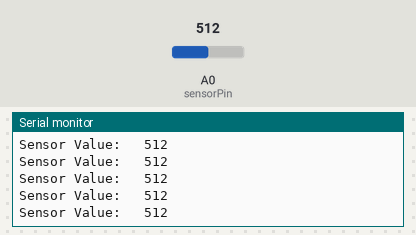
This sketch was run on a simulated Arduino Uno, built with avr-gcc and run on an emulated ATmega328P. On the bench: the last lines printed to the serial monitor. The inputs (shaded band) are chosen by the test bench; at power-on: A0 (sensorPin) = 512.

Above: at 1.2 s.
1.3 s: A0 (sensorPin) set to 716
At 1.31 s:
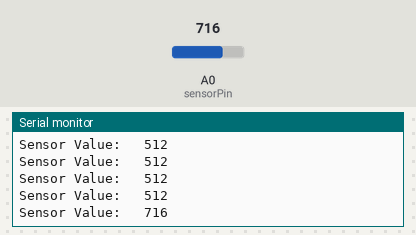
2.8 s: A0 (sensorPin) set to 900
At 2.82 s:
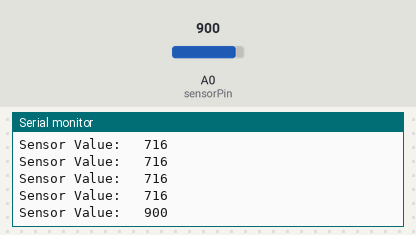
Timing chart, 0 to 5.8 s (numbered marks = the images above; inputs shaded):
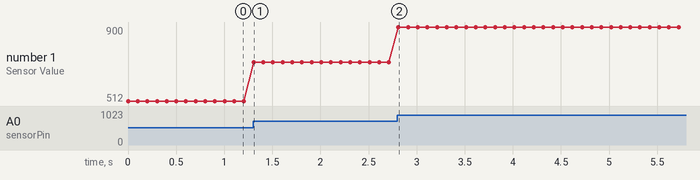

Measured:
- after the input at 1.3 s, the serial monitor: prints a new line at once (image 1)
- after the input at 2.8 s, the serial monitor: prints a new line at once (image 2)
- plotted number 1: 512 → 716 after the input at 1.3 s, 716 → 900 after the input at 2.8 s

The sketch:

AnalogMult.ino
```cpp
/*
  Analog Once

  Reads an analog pin and saves the value to EEPROM.
  These values will stay in the EEPROM when the board is
  turned off and may be retrieved later by another sketch.

  If a value has not changed in the EEPROM, it is not overwritten
  which would reduce the life span of the EEPROM unnecessarily.
***/


/** the current address in the EEPROM (i.e. which byte we're going to write to next) **/
int sensorPin = A0;    // select the input pin for the potentiometer
unsigned int sensorValue = 0;  // variable to store the value coming from the sensor

void stop()
{
    while(1) {};
}

void setup() {
  Serial.begin(9600);
}

void loop()
{
    // read the value from the sensor:
    sensorValue = analogRead(sensorPin);
    Serial.print("Sensor Value: \t");
    Serial.println(sensorValue);

    delay(100);

}
```
